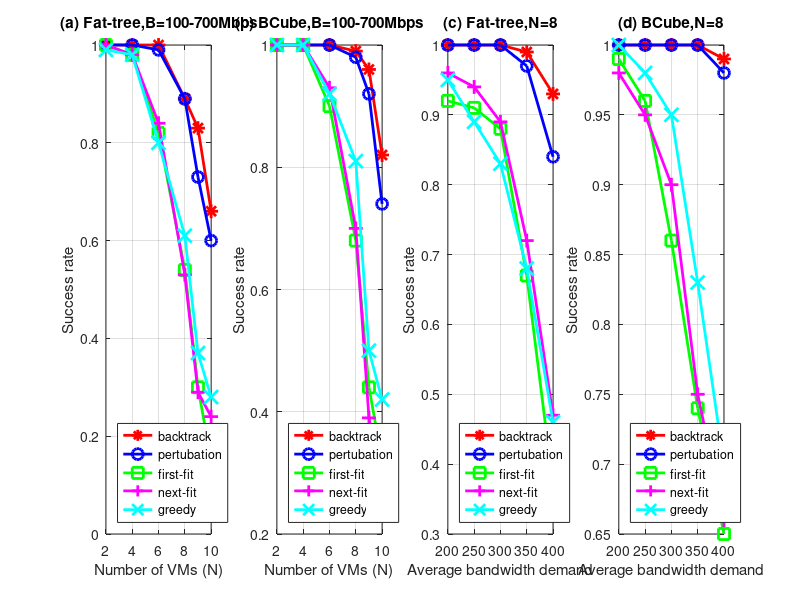
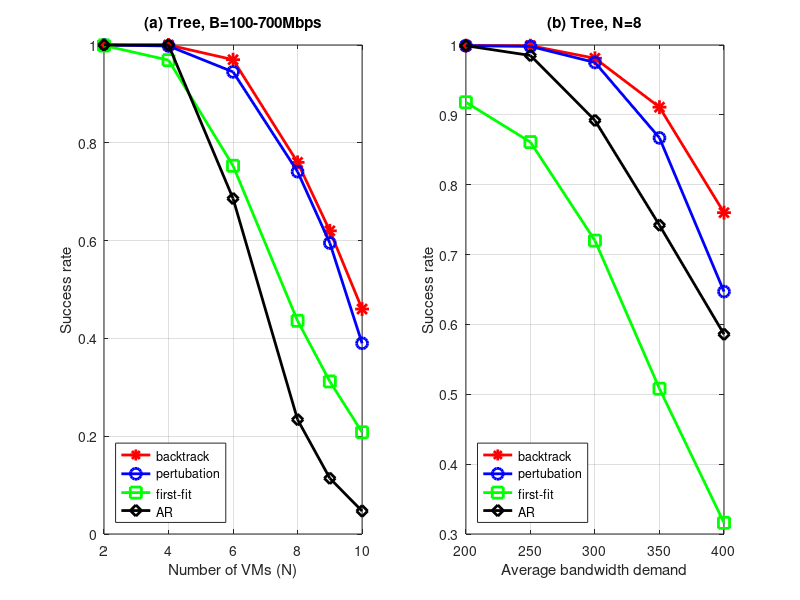

The MATLAB script that drew these images, in order:
clear all;
close all;


%Fat-tree
N=[2,4,6,8,9,10];
suc_bktrack=[1 1 1 0.89 0.83 0.66 ];   %success_rate backtrack
suc_pert=[ 1 1 0.99 0.89 0.73 0.6 ];   %success_rate pertuabtion 
suc_first=[ 1 0.98 0.82 0.54 0.3 0.15  ];   %success_rate fisrt fit
suc_next=[  1 0.98 0.84 0.53 0.29 0.24   ];   %success_rate fisrt fit
suc_best=[ 0.99 0.98 0.8 0.61 0.37 0.28 ];   %success_rate fisrt fit 
figure;
subplot(1,4,1);
h1=plot(N,suc_bktrack,N,suc_pert,N,suc_first,N,suc_next,N,suc_best);
title('(a) Fat-tree,B=100-700Mbps');

xlabel('Number of VMs (N)');
ylabel('Success rate');
legend(h1,'backtrack','pertubation','first-fit','next-fit','greedy','Location','SouthWest');
set(gca,'XLim',[2,10]);
set(gca,'XGrid','on','YGrid','on')
set(h1,{'Color'},{'r';'b';'g';'m';'c'});
set(h1,{'Marker'},{'*';'O';'s';'+';'x'},{'MarkerSize'},{10;8;8;10;10});
set(h1,'LineWidth',2);
%set(h1,'LineWidth',1.5,{'LineStyle'},{'-';'-';'-';}) 

%Bcube
N=[2,4,6,8,9,10];
suc_bktrack=[  1 1 1 0.99 0.96 0.82   ];   %success_rate backtrack
suc_pert=[1 1 1 0.98 0.92 0.74  ];   %success_rate pertuabtion
suc_first=[ 1 1 0.9 0.68 0.44 0.32   ];   %success_rate fisrt fit
suc_next=[1 1 0.93 0.7 0.39 0.26  ];   %success_rate fisrt fit
suc_best=[1 1 0.92 0.81 0.5 0.42  ];   %success_rate fisrt fit 
%figure;
subplot(1,4,2);
h1=plot(N,suc_bktrack,N,suc_pert,N,suc_first,N,suc_next,N,suc_best);
title('(b) BCube,B=100-700Mbps');

xlabel('Number of VMs (N)');
ylabel('Success rate');
legend(h1,'backtrack','pertubation','first-fit','next-fit','greedy','Location','SouthWest');
set(gca,'XLim',[2,10]);set(gca,'XGrid','on','YGrid','on')
set(h1,{'Color'},{'r';'b';'g';'m';'c'});
set(h1,{'Marker'},{'*';'O';'s';'+';'x'},{'MarkerSize'},{10;8;8;10;10});
set(h1,'LineWidth',2);
%set(h1,'LineWidth',1.5,{'LineStyle'},{'-';'-';'-';}) 

%Fat-tree
N=8;
B=[200 250 300 350 400] ;
suc_bktrack=[  1 1 1 0.99 0.93 ];   %success_rate backtrack
suc_pert=[ 1 1 1 0.97 0.84 ];   %success_rate pertuabtion
suc_first=[  0.92 0.91 0.88 0.67 0.37   ];   %success_rate fisrt fit
suc_next=[ 0.96 0.94 0.89 0.72 0.47   ];   %success_rate fisrt fit
suc_best=[  0.95 0.89 0.83 0.68 0.46 ];   %success_rate fisrt fit 
%figure;
subplot(1,4,3);
h1=plot(B,suc_bktrack,B,suc_pert,B,suc_first,B,suc_next,B,suc_best);
title('(c) Fat-tree,N=8');

xlabel('Average bandwidth demand');
ylabel('Success rate');
legend(h1,'backtrack','pertubation','first-fit','next-fit','greedy','Location','SouthWest');
set(gca,'XLim',[200,400]);set(gca,'XGrid','on','YGrid','on')
set(h1,{'Color'},{'r';'b';'g';'m';'c'});
set(h1,{'Marker'},{'*';'O';'s';'+';'x'},{'MarkerSize'},{10;8;8;10;10});
set(h1,'LineWidth',2);
%set(h1,'LineWidth',1.5,{'LineStyle'},{'-';'-';'-';}) 

%Bcube
N=8;
B=[200 250 300 350 400] ;
suc_bktrack=[  1 1 1 1 0.99 ];   %success_rate backtrack
suc_pert=[  1 1 1 1 0.98 ];   %success_rate pertuabtion
suc_first=[  0.99 0.96 0.86 0.74 0.65  ];   %success_rate fisrt fit
suc_next=[0.98 0.95 0.9 0.75 0.66  ];   %success_rate fisrt fit
suc_best=[  1 0.98 0.95 0.83 0.7  ];   %success_rate fisrt fit 
%figure;
subplot(1,4,4);
h1=plot(B,suc_bktrack,B,suc_pert,B,suc_first,B,suc_next,B,suc_best);
title('(d) BCube,N=8');

xlabel('Average bandwidth demand');
ylabel('Success rate');
legend(h1,'backtrack','pertubation','first-fit','next-fit','greedy','Location','SouthWest');
set(gca,'XLim',[200,400]);set(gca,'XGrid','on','YGrid','on')
set(h1,{'Color'},{'r';'b';'g';'m';'c'});
set(h1,{'Marker'},{'*';'O';'s';'+';'x'},{'MarkerSize'},{10;8;8;10;10});
set(h1,'LineWidth',2);
%set(h1,'LineWidth',1.5,{'LineStyle'},{'-';'-';'-';}) 
%Tree
N=[2,4,6,8,9,10];
suc_bktrack=[  1 1 0.985 0.924 0.851 0.73 ];   %success_rate backtrack
suc_pert=[ 1 0.999 0.983 0.902 0.803 0.697  ];   %success_rate pertuabtion
suc_first=[  1 0.992 0.868 0.654 0.467 0.36 ];   %success_rate fisrt fit
suc_ar=[  1 1 0.882 0.526 0.278 0.164 ];   %success_rate allocation range


%Tree
N=[2,4,6,8,9,10];
suc_bktrack=[ 1 1 0.97 0.76 0.62 0.46  ];   %success_rate backtrack
suc_pert=[ 1 0.998 0.945 0.741 0.595 0.39  ];   %success_rate pertuabtion
suc_first=[  0.999 0.969 0.753 0.436 0.312 0.208 ];   %success_rate fisrt fit
suc_ar=[  1 1 0.686 0.234 0.114 0.047 ];   %success_rate allocation range
%20servers and 1Gbps
figure;
subplot(1,2,1);
h1=plot(N,suc_bktrack,N,suc_pert,N,suc_first,N,suc_ar);
title('(a) Tree, B=100-700Mbps');

xlabel('Number of VMs (N)');
ylabel('Success rate');
legend(h1,'backtrack','pertubation','first-fit','AR','Location','SouthWest');
set(gca,'XLim',[2,10]);set(gca,'XGrid','on','YGrid','on')
set(h1,{'Color'},{'r';'b';'g';'k'});
set(h1,{'Marker'},{'*';'O';'s';'d'},{'MarkerSize'},{10;8;8;8});
set(h1,'LineWidth',2);

%Tree

B=[200 250 300 350 400] ;
suc_bktrack=[ 0.999 0.999 0.981 0.911 0.76   ];   %success_rate backtrack
suc_pert=[ 0.999 0.998 0.975 0.867 0.647 ];   %success_rate pertuabtion
suc_first=[  0.918 0.861 0.72 0.508 0.316  ];   %success_rate fisrt fit
suc_ar=[  0.999 0.985 0.892 0.742 0.586 ];   %success_rate allocation range
%20servers and 1Gbps
%figure;
subplot(1,2,2);
h1=plot(B,suc_bktrack,B,suc_pert,B,suc_first,B,suc_ar);
title('(b) Tree, N=8');

xlabel('Average bandwidth demand');
ylabel('Success rate');
legend(h1,'backtrack','pertubation','first-fit','AR','Location','SouthWest');
set(gca,'XLim',[200,400]);set(gca,'XGrid','on','YGrid','on')
set(h1,{'Color'},{'r';'b';'g';'k'});
set(h1,{'Marker'},{'*';'O';'s';'d'},{'MarkerSize'},{10;8;8;8});
set(h1,'LineWidth',2);

